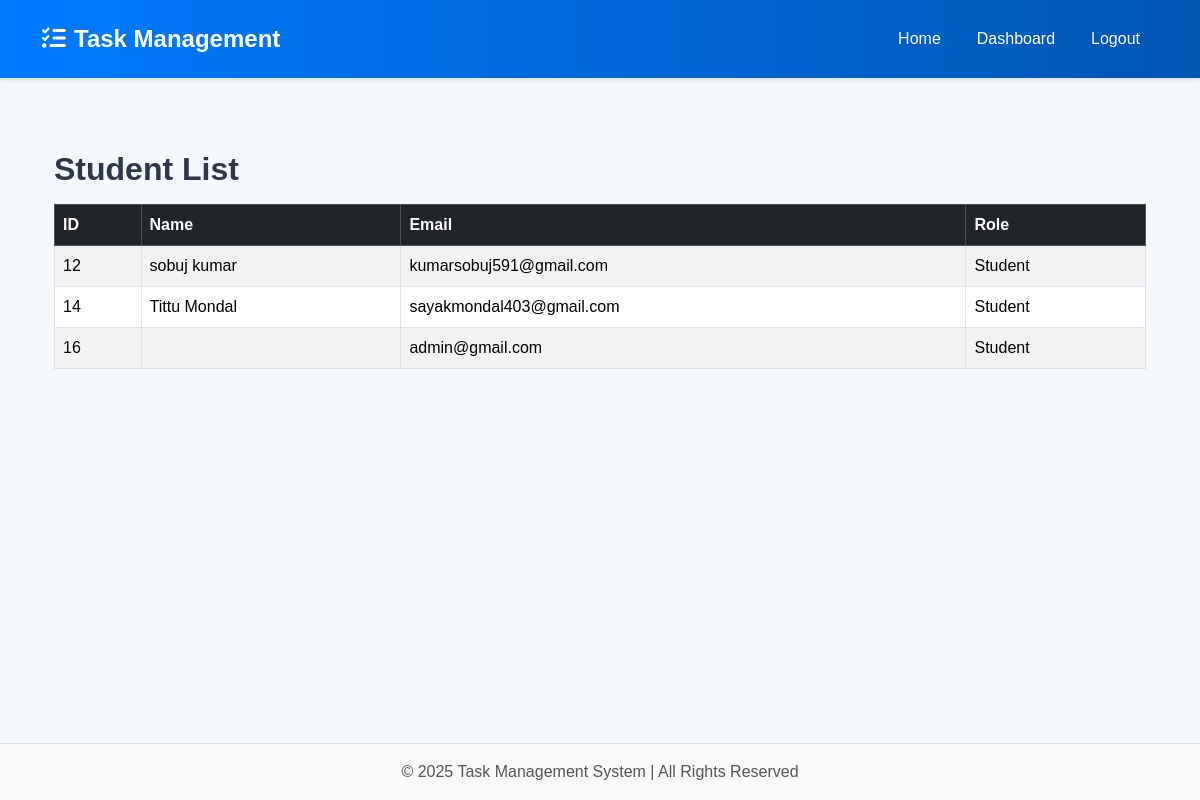
/students/ (signed in), run on the app's committed database.
### tasks/models.py (models this page shows, shortened)
class CustomUser(AbstractUser):
    ROLE_CHOICES = [
        ("Admin", "Admin"),
        ("Teacher", "Teacher"),
        ("Student", "Student"),
    ]
    role = models.CharField(max_length=20, choices=ROLE_CHOICES, default="Student")
    otp = models.CharField(max_length=6, blank=True, null=True)
    otp_created_at = models.DateTimeField(blank=True, null=True)
    class Meta:
        permissions = [
            ("manage_users", "Can manage user accounts"),
            ("assign_roles", "Can assign roles to users"),
            ("view_all_tasks", "Can view all tasks in the system"),
        ]

### tasks/views.py (the view)
# urls.py: path("students/", views.student_list, name="student_list"),
@login_required
def student_list(request):
    students = CustomUser.objects.filter(role="Student")
    return render(request, "tasks/student_list.html", {"students": students})

### tasks/templates/tasks/student_list.html (shortened to what this page needs)
{% extends 'tasks/base.html' %}
{% block content %}
<div class="container py-4">
    <h2 class="mb-3">Student List</h2>
    <table class="table table-bordered table-striped">
        <thead class="table-dark">
            <tr>
                <th>ID</th>
                <th>Name</th>
                <th>Email</th>
                <th>Role</th>
            </tr>
        </thead>
        <tbody>
            {% for student in students %}
            <tr>
                <td>{{ student.id }}</td>
                <td>{{ student.first_name }} {{ student.last_name }}</td>
                <td>{{ student.email }}</td>
                <td>{{ student.role }}</td>
            </tr>
            {% empty %}
            <tr>
                <td colspan="4" class="text-center">No students found</td>
            </tr>
            {% endfor %}
        </tbody>
    </table>
</div>
{% endblock %}

### task_manager/templates/tasks/base.html (shortened to what this page needs)
{% load static %}
<!DOCTYPE html>
<html lang="en">
<head>
    <link href="https://cdn.jsdelivr.net/npm/bootstrap@5.3.2/dist/css/bootstrap.min.css" rel="stylesheet">
    <link rel="stylesheet" href="{% static 'tasks/css/style.css' %}">
</head>
<body>
<nav class="navbar navbar-expand-lg navbar-dark bg-primary">
    <div class="container">
        <a class="navbar-brand fw-bold" href="{% url 'home' %}">
            <i class="fas fa-tasks me-2"></i>Task Management
        </a>
        <div class="collapse navbar-collapse" id="navbarNav">
            <ul class="navbar-nav ms-auto">
                <li class="nav-item">
                    <a href="{% url 'home' %}" class="nav-link {% if request.path == '/' %}active{% endif %}">Home</a>
                </li>
                {% if user.is_authenticated %}
                    {% if user.role == 'Teacher' %}
                        <li class="nav-item">
                            <a href="{% url 'teacher_dashboard' %}" class="nav-link">Dashboard</a>
                        </li>
                    {% elif user.role == 'Student' %}
                        <li class="nav-item">
                            <a href="{% url 'student_dashboard' %}" class="nav-link">Dashboard</a>
                        </li>
                    {% endif %}
                    <li class="nav-item">
                        <a href="{% url 'logout' %}" class="nav-link btn btn-danger btn-auth text-white">Logout</a>
                    </li>
                {% endif %}
            </ul>
        </div>
    </div>
</nav>
<div class="container my-5">
    {% block content %}{% endblock %}
</div>
<footer class="footer mt-auto py-3 bg-light">
    <div class="container text-center">
        <p class="mb-0">© 2025 Task Management System | All Rights Reserved</p>
    </div>
</footer>
</body>
</html>

### tasks/static/tasks/css/style.css (style rules this page uses)
body { font-family: "Poppins", sans-serif; background-color: #f4f7fc; color: #333; min-height: 100vh; display: flex; flex-direction: column; }
.navbar { background: linear-gradient(90deg, #007bff, #0056b3); box-shadow: 0 2px 4px rgba(0,0,0,0.1); padding: 1rem 0; }
.navbar-brand { font-size: 1.5rem; color: white; font-weight: 600; }
.nav-link { color: rgba(255,255,255,0.9) !important; font-weight: 500; transition: all 0.2s ease; }
.btn { font-weight: 500; padding: 0.75rem 1.5rem; border-radius: 8px; transition: all 0.2s ease-in-out; }
.btn-auth { transition: all 0.3s ease; border-radius: 30px; font-weight: 500; }
h1, h2, h3, h4, h5, h6 { font-weight: 600; color: #2d3748; }
a { color: #0d6efd; text-decoration: none; transition: color 0.15s ease-in-out; }
.footer { margin-top: auto; background: #fff; border-top: 1px solid #ddd; color: #555; padding: 1.5rem 0; }

### task_manager/templates/tasks/base.html (style rules this page uses)
.navbar-nav .nav-link { color: white !important; margin: 0 10px; }
.btn-auth { margin: 0 5px; padding: 8px 20px; }

### data on the page
CustomUser: id "12", first_name "sobuj", last_name "kumar", email "kumarsobuj591@gmail.com", role "Student"
CustomUser: id "14", first_name "Tittu", last_name "Mondal", email "sayakmondal403@gmail.com", role "Student"
CustomUser: id "16", email "admin@gmail.com", role "Student"
